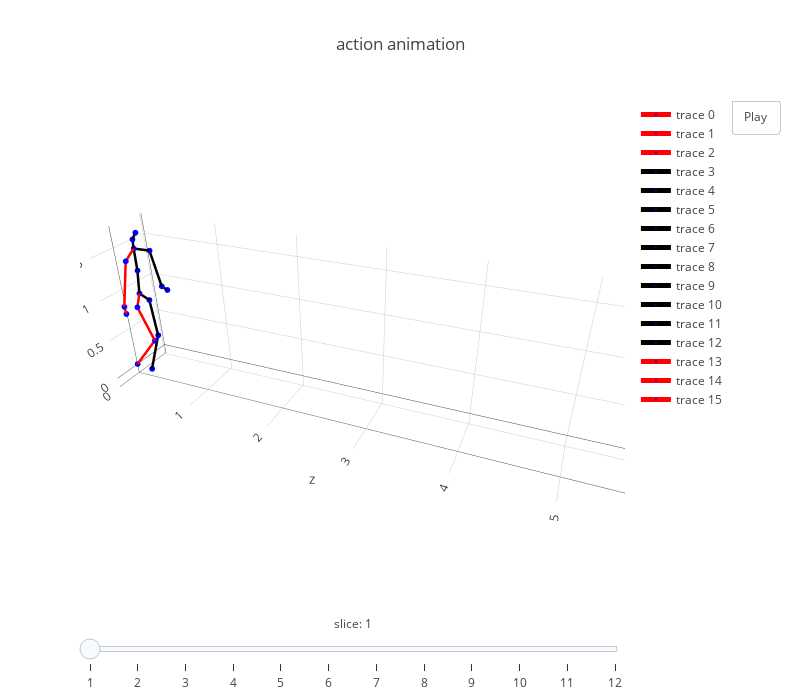

Source (notebook cell):
### Code cell
obj_pts = gt_3d_world.reshape(-1, 3)
xmin = obj_pts[:,0].min(); xmax = obj_pts[:,0].max()
ymin = obj_pts[:,1].min(); ymax = obj_pts[:,1].max()
zmin = obj_pts[:,2].min(); zmax = obj_pts[:,2].max()

frames, layout = generate_frames_layout(gt_3d_world[::50], 
                                        dataset.skeleton(), 
                                        human36m_kpts_name, 
                                        x_range = [xmin, xmax], 
                                        y_range = [ymin, ymax], 
                                        z_range = [zmin, zmax])

fig = dict(data=get_line_3d_segs(gt_3d_world, 0, dataset.skeleton(), human36m_kpts_name), 
           layout=layout, frames=frames)
plotly.offline.iplot(fig)

### Figure 1 — Plotly figure (JSON) as saved in the notebook; plotly's stock layout.template omitted (floating-point values rounded to 4 significant figures)
{"data": [{"line": {"color": "red", "width": 5}, "marker": {"color": "blue", "size": 2}, "text": ["RHip"], "type": "scatter3d", "uid": "46c5e3e3-4d2a-48d2-ac29-37d5523794fd", "x": [-0.01776, 0.08945], "y": [0.8146, 0.9363], "z": [0.1921, 0.1593]}, {"line": {"color": "red", "width": 5}, "marker": {"color": "blue", "size": 2}, "text": ["RKnee"], "type": "scatter3d", "uid": "6d2432ce-4f18-461a-8f3f-396f2a6934f8", "x": [-0.006676, -0.01776], "y": [0.404, 0.8146], "z": [0.3457, 0.1921]}, {"line": {"color": "red", "width": 5}, "marker": {"color": "blue", "size": 2}, "text": ["RAnkle"], "type": "scatter3d", "uid": "1088860d-5f42-4aeb-b532-b413a2deafda", "x": [0, -0.006676], "y": [0, 0.404], "z": [0, 0.3457]}, {"line": {"color": "black", "width": 5}, "marker": {"color": "blue", "size": 2}, "text": ["LHip"], "type": "scatter3d", "uid": "66924a6d-13c0-4bb3-bc66-006dc50e033a", "x": [0.1977, 0.08945], "y": [0.8111, 0.9363], "z": [0.1874, 0.1593]}, {"line": {"color": "black", "width": 5}, "marker": {"color": "blue", "size": 2}, "text": ["LKnee"], "type": "scatter3d", "uid": "5c8aa542-e549-4ebc-ae04-364d5105c14a", "x": [0.1461, 0.1977], "y": [0.3834, 0.8111], "z": [0.2694, 0.1874]}, {"line": {"color": "black", "width": 5}, "marker": {"color": "blue", "size": 2}, "text": ["LAnkle"], "type": "scatter3d", "uid": "5c9cabde-3281-4480-a046-9e9b2db4409a", "x": [0.1219, 0.1461], "y": [-0.1168, 0.3834], "z": [0.09661, 0.2694]}, {"line": {"color": "black", "width": 5}, "marker": {"color": "blue", "size": 2}, "text": ["Spine1"], "type": "scatter3d", "uid": "3b185220-78c7-4e15-821d-38f2f1c533d6", "x": [0.1062, 0.08945], "y": [1.216, 0.9363], "z": [0.1795, 0.1593]}, {"line": {"color": "black", "width": 5}, "marker": {"color": "blue", "size": 2}, "text": ["Neck"], "type": "scatter3d", "uid": "10399e7e-2f7c-4799-9ada-76b22529a1e1", "x": [0.1268, 0.1062], "y": [1.469, 1.216], "z": [0.1666, 0.1795]}, {"line": {"color": "black", "width": 5}, "marker": {"color": "blue", "size": 2}, "text": ["Head"], "type": "scatter3d", "uid": "d7d8693e-a499-47de-9bf2-9c3e1223d1db", "x": [0.1202, 0.1268], "y": [1.579, 1.469], "z": [0.1794, 0.1666]}, {"line": {"color": "black", "width": 5}, "marker": {"color": "blue", "size": 2}, "text": ["Site"], "type": "scatter3d", "uid": "bf6cf876-dfda-468e-8592-c193819500da", "x": [0.108, 0.1202], "y": [1.669, 1.579], "z": [0.2504, 0.1794]}, {"line": {"color": "black", "width": 5}, "marker": {"color": "blue", "size": 2}, "text": ["LShoulder"], "type": "scatter3d", "uid": "e59912c3-69ac-479c-b550-ae885d2979aa", "x": [0.3481, 0.1268], "y": [1.37, 1.469], "z": [0.1848, 0.1666]}, {"line": {"color": "black", "width": 5}, "marker": {"color": "blue", "size": 2}, "text": ["LElbow"], "type": "scatter3d", "uid": "d243e654-6fc8-458d-8110-0be07fca7ee6", "x": [0.424, 0.3481], "y": [0.8978, 1.37], "z": [0.2057, 0.1848]}, {"line": {"color": "black", "width": 5}, "marker": {"color": "blue", "size": 2}, "text": ["LWrist"], "type": "scatter3d", "uid": "ae00127f-833f-4b5e-ab5c-393aae203a9d", "x": [0.4636, 0.424], "y": [0.8395, 0.8978], "z": [0.2467, 0.2057]}, {"line": {"color": "red", "width": 5}, "marker": {"color": "blue", "size": 2}, "text": ["RShoulder"], "type": "scatter3d", "uid": "3ee63b88-fd0a-4de8-a3d1-5e5387a2771e", "x": [-0.09329, 0.1268], "y": [1.409, 1.469], "z": [0.2299, 0.1666]}, {"line": {"color": "red", "width": 5}, "marker": {"color": "blue", "size": 2}, "text": ["RElbow"], "type": "scatter3d", "uid": "c0251c5d-8c8e-4f88-9154-e98c71119dd2", "x": [-0.2026, -0.09329], "y": [0.9031, 1.409], "z": [0.1849, 0.2299]}, {"line": {"color": "red", "width": 5}, "marker": {"color": "blue", "size": 2}, "text": ["RWrist"], "type": "scatter3d", "uid": "0742b461-e47b-4c55-a74a-a55b56c25a2d", "x": [-0.2209, -0.2026], "y": [0.8266, 0.9031], "z": [0.2104, 0.1849]}, {"line": {"color": "#1f77b4", "width": 1}, "marker": {"color": "#1f77b4", "size": 1}, "type": "scatter3d", "uid": "130d92e9-7579-470b-a277-9be96fa7fe36", "x": [], "y": [], "z": []}], "layout": {"autosize": false, "height": 700, "scene": {"aspectratio": {"x": 0.3129, "y": 0.6689, "z": 2.018}, "camera": {"eye": {"x": -1.743, "y": 1.071, "z": 0.71}, "up": {"x": 0, "y": 1, "z": 0}}, "xaxis": {"range": [-0.3488, 0.5227]}, "yaxis": {"range": [-0.1209, 1.742]}, "zaxis": {"range": [0, 5.622]}}, "sliders": [{"currentvalue": {"font": {"size": 12}, "prefix": "slice: ", "visible": true, "xanchor": "center"}, "len": 1, "steps": [{"args": [["frame1"], {"frame": {"duration": 70, "redraw": true}, "mode": "immediate", "transition": {"duration": 0}}], "label": "1", "method": "animate"}, {"args": [["frame2"], {"frame": {"duration": 70, "redraw": true}, "mode": "immediate", "transition": {"duration": 0}}], "label": "2", "method": "animate"}, {"args": [["frame3"], {"frame": {"duration": 70, "redraw": true}, "mode": "immediate", "transition": {"duration": 0}}], "label": "3", "method": "animate"}, {"args": [["frame4"], {"frame": {"duration": 70, "redraw": true}, "mode": "immediate", "transition": {"duration": 0}}], "label": "4", "method": "animate"}, {"args": [["frame5"], {"frame": {"duration": 70, "redraw": true}, "mode": "immediate", "transition": {"duration": 0}}], "label": "5", "method": "animate"}, {"args": [["frame6"], {"frame": {"duration": 70, "redraw": true}, "mode": "immediate", "transition": {"duration": 0}}], "label": "6", "method": "animate"}, {"args": [["frame7"], {"frame": {"duration": 70, "redraw": true}, "mode": "immediate", "transition": {"duration": 0}}], "label": "7", "method": "animate"}, {"args": [["frame8"], {"frame": {"duration": 70, "redraw": true}, "mode": "immediate", "transition": {"duration": 0}}], "label": "8", "method": "animate"}, {"args": [["frame9"], {"frame": {"duration": 70, "redraw": true}, "mode": "immediate", "transition": {"duration": 0}}], "label": "9", "method": "animate"}, {"args": [["frame10"], {"frame": {"duration": 70, "redraw": true}, "mode": "immediate", "transition": {"duration": 0}}], "label": "10", "method": "animate"}, {"args": [["frame11"], {"frame": {"duration": 70, "redraw": true}, "mode": "immediate", "transition": {"duration": 0}}], "label": "11", "method": "animate"}, {"args": [["frame12"], {"frame": {"duration": 70, "redraw": true}, "mode": "immediate", "transition": {"duration": 0}}], "label": "12", "method": "animate"}], "transition": {"duration": 0}, "x": 0, "y": 0}], "title": {"text": "action animation"}, "updatemenus": [{"buttons": [{"args": [null], "label": "Play", "method": "animate"}], "pad": {"r": 10, "t": 0}, "showactive": false, "type": "buttons", "x": 1.3, "xanchor": "right", "y": 1, "yanchor": "top"}], "width": 800}}
